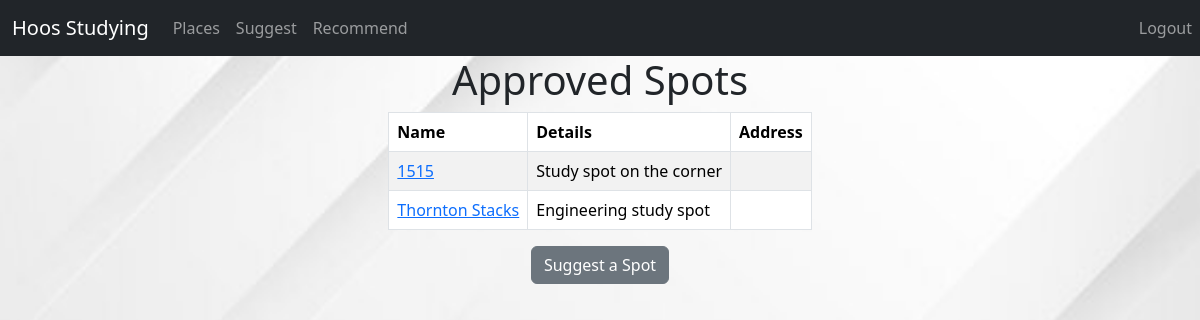
The page /places/ on the database its author committed.
### cs3240/models.py (models this page shows, shortened)
class Place(models.Model):
    name = models.CharField(max_length=200)
    details = models.CharField(max_length=700)
    address = map_fields.AddressField(max_length=200)
    admin_approved = models.BooleanField(default=False)
    delete_place = models.BooleanField(default=False)
    locations = [("Central Grounds", "central"),
                 ("North Grounds", "north"),
                 ("South Grounds", "south")]
    location = models.CharField(blank=True, choices=locations, max_length=15)
    avg_busy_rating = models.FloatField(default = 5)
    avg_wifi_outlet_rating = models.FloatField(default = 5)
    def get_average_review(self):
        reviews = Review.objects.filter(Place=self)
        total_busy = 0
        total_wifi = 0
        if reviews.exists():
            for review in reviews:
                total_busy += review.busy_rating
                total_wifi += review.wifi_outlet_rating
            avg_busy_rating = round(total_busy/ len(reviews), 2)
            avg_wifi_outlet_rating = round(total_wifi/ len(reviews), 2)
            return avg_busy_rating, avg_wifi_outlet_rating
        return 5, 5

### cs3240/views.py (the view)
# urls.py: path('places/',views.PlacesView.as_view(), name="places"),
class PlacesView(generic.ListView):
    template_name = "places.html"
    context_object_name = "places_list"
    def get_queryset(self):
        places = Place.objects.all()
        for place in places:
            place.avg_busy_rating, place.avg_wifi_outlet_rating = place.get_average_review()
        return places

### cs3240/templatetags/clean_addr.py (called while the page is built)
@register.filter(is_safe=True)
def clean_addr(to_print):
    return urllib.parse.quote(to_print).replace(' ', '+')

### cs3240/templatetags/short_addr.py (called while the page is built)
@register.filter
def short_addr(address):
    return address.split(',')[0]

### cs3240/templates/places.html (shortened to what this page needs)
{% load socialaccount %}
{% load in_any_groups %}
{% load clean_addr %}
{% load short_addr %}
<html>
    <body>
        <link href="https://cdn.jsdelivr.net/npm/bootstrap@5.3.2/dist/css/bootstrap.min.css" rel="stylesheet">
        <link rel="stylesheet" href="../static/page.css">
        <nav class="navbar navbar-expand-lg navbar-dark bg-dark">
            <div class="container-fluid">
                <a class="navbar-brand" href="{% url 'home' %}">Hoos Studying</a>
                <div class="collapse navbar-collapse" id="navbarNav">
                <ul class="navbar-nav">
                    <li class="nav-item">
                        <a class="nav-link"  href="{% url 'places' %}">Places</a>
                    </li>
                    <li class="nav-item">
                    <a class="nav-link" href="{% url 'suggest' %}">Suggest</a>
                    </li>
                    <li class="nav-item">
                        <a id="recommend" class="nav-link" href="{% url 'recommend' %}">Recommend</a>
                    </li>
                </ul>
                </div>
            </div>
                <ul class="nav navbar-nav navbar-right">
                    <li class="nav-item">
                        <a   class="nav-link" href="{% url 'logout' %}">Logout</a>
                    </li>
                </ul>
            </nav>
        <div>
            <div class="container">
            <center>
            <div class = "v-stack gap 4">
            <h1>Approved Spots</h1>
        <table class="table table-bordered table-striped table-hover">
            <thead>
                <tr>
                <th scope="col">Name</th>
                <th scope="col">Details</th>
                <th scope="col">Address</th>
                </tr>
            </thead>
            <tbody>
                    {% for place in places_list %}
                    {% if place.admin_approved %}
                    <tr>
                        <td><a href = "/places/{{place.id}}"> {{ place.name }} </a></td>
                        <td>
                            {{ place.details }}
                        </td>
                        <td> <a href="https://www.google.com/maps/search/?api=1&query={{ place.address|clean_addr }}" target="_blank" > {{ place.address|short_addr }}</a></td>
                        </tr>
                    {% endif %}
                    {% endfor %}
            </tbody>
        </table>
        <a href = "{% url 'suggest' %}">
            <button class='btn btn-secondary'>Suggest a Spot</button>
        </a>
        </div>
    </div>
    </div>
    </body>
</html>

### cs3240/static/page.css (style rules this page uses)
.container { display: flex; justify-content: center; flex-direction: column; align-items: center; }
body { background: white url("./background.jpeg"); background-repeat: no-repeat; background-attachment: fixed; background-size: 100% 100%; }

### cs3240/templates/places.html (style rules this page uses)
.container { display: flex; justify-content: center; flex-direction: column; align-items: center; }
body { background: white url("https://img.freepik.com/free-vector/white-abstract-background_23-2148817571.jpg?size=626&ext=jpg&ga=GA1.1.34264412.1699228800&semt=ais"); background-repeat: no-repeat; background-attachment: fixed; background-size: 100% 100%; }

### rows shown on the page
Place: name "1515", details "Study spot on the corner"
Place: name "Thornton Stacks", details "Engineering study spot"
